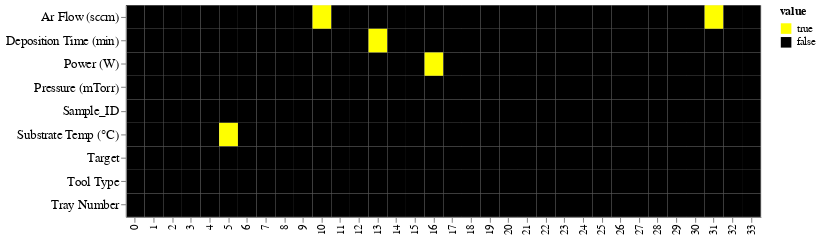

Here is the notebook cell this chart was saved with:
### Markdown cell above
<font color=#0b5bdb>**Check the heat map. I like to use altair module here**</font>

### Code cell
# Reshape the dataframe for the heatmap
df_cell_melted = pd.melt(df_cell, var_name='columns', value_name='value', ignore_index=False)
df_cell_melted['index'] = df_cell_melted.index
df_cell_melted_merged = pd.concat([df_cell_melted[["columns"]], df_cell_melted[["value"]].isnull(), df_cell_melted[["index"]]], axis=1)

# Create a heatmap using Altair
heatmap = alt.Chart(df_cell_melted_merged).mark_rect().encode(
    x=alt.X('index:N', title=None),
    y=alt.Y('columns:N', title=None,  axis=alt.Axis(labelFontSize=12)),
    color=alt.Color("value:N", scale=alt.Scale(domain=[True, False],
                     range=['yellow', 'black']))
)

# Display the heatmap
heatmap.properties(width=600, height=200)

### Figure 1 — Vega-Lite specification as saved in the notebook (floating-point values rounded to 4 significant figures; data arrays with more than 128 entries replaced by an {"elided": "..."} marker saying what was removed)
{"config": {"view": {"continuousWidth": 300, "continuousHeight": 300}}, "data": {"name": "data-3c393695e62ca4b528d9a7c88f1da3a1"}, "mark": {"type": "rect"}, "encoding": {"color": {"field": "value", "scale": {"domain": [true, false], "range": ["yellow", "black"]}, "type": "nominal"}, "x": {"field": "index", "title": null, "type": "nominal"}, "y": {"axis": {"labelFontSize": 12}, "field": "columns", "title": null, "type": "nominal"}}, "height": 200, "width": 600, "$schema": "https://vega.github.io/schema/vega-lite/v5.16.3.json", "datasets": {"data-3c393695e62ca4b528d9a7c88f1da3a1": {"elided": "306 records"}}}
